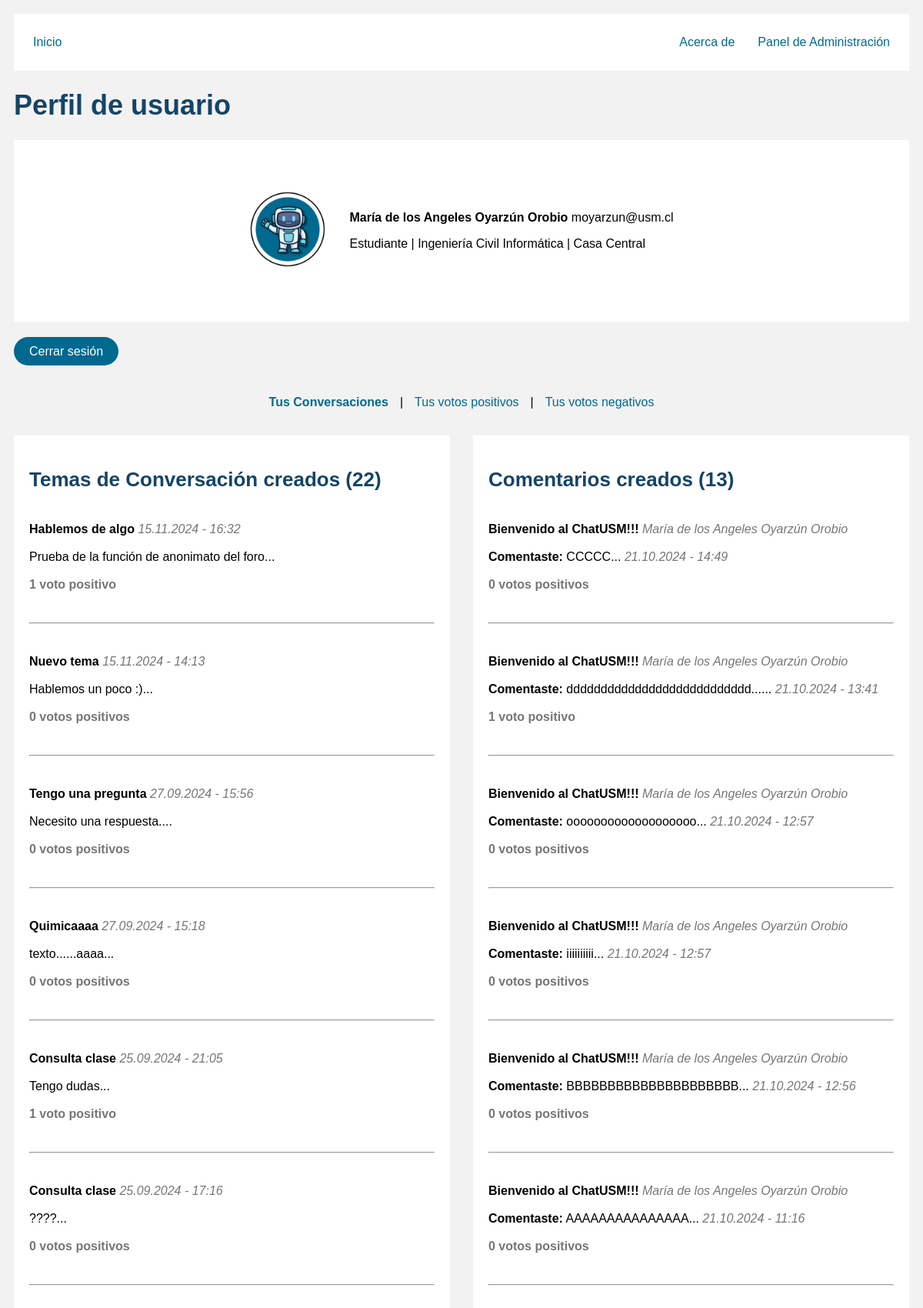
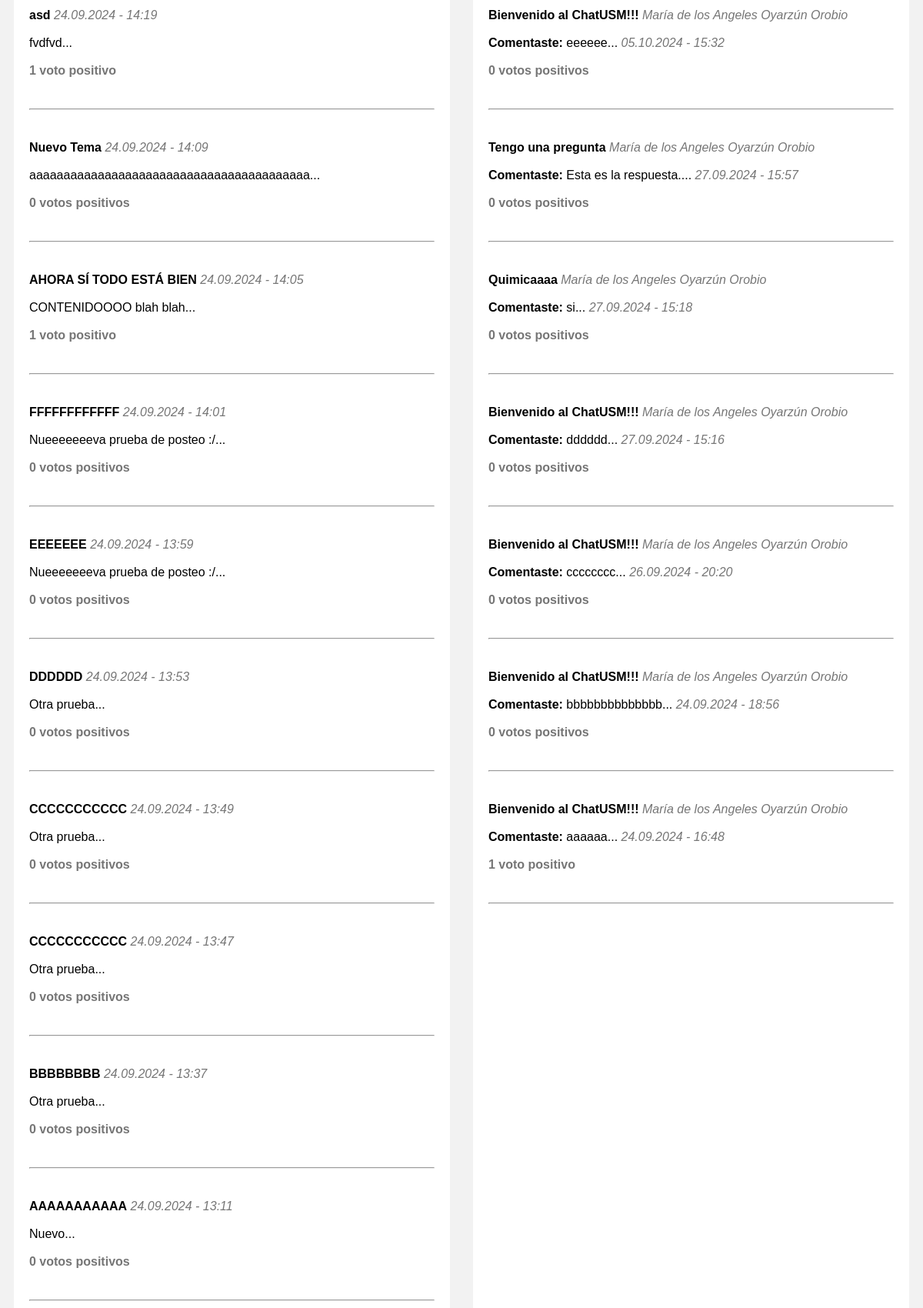
The page /accounts/profile/ (signed in, upper part) on the database its author committed (2 pictures, top to bottom).
### foro/models.py (models this page shows, shortened)
class Usuario(AbstractUser ):
    username = models.EmailField(unique=True, null=True, blank=True)
    nombre = models.CharField(max_length=50, default='Nombre')
    apellido = models.CharField(max_length=100, default='ApellidoPaterno ApellidoMaterno')
    tipo = models.ForeignKey(TipoUsuario, on_delete=models.CASCADE, null=True, blank=True)
    sede = models.ForeignKey(Sede, on_delete=models.CASCADE, null=True, blank=True)
    carrera = models.ForeignKey(Carrera, on_delete=models.CASCADE, null=True, blank=True)
    categoria = models.ForeignKey(Categoria, on_delete=models.CASCADE, null=True, blank=True)
    def __str__(self):
        return f"{self.nombre} {self.apellido}"

class TipoUsuario(models.Model):
    nombre = models.CharField(max_length=100, unique=True)
    def __str__(self):
        return self.nombre

class Carrera(models.Model):
    nombre = models.CharField(max_length=225, unique=True)
    def __str__(self):
        return self.nombre

class Sede(models.Model):
    nombre = models.CharField(max_length=100, unique=True)
    def __str__(self):
        return self.nombre

class Tema(models.Model):
    titulo = models.CharField(max_length=100)
    contenido = models.TextField()
    categoria = models.ForeignKey(Categoria, related_name='temas', on_delete=models.CASCADE)
    autor = models.ForeignKey(settings.AUTH_USER_MODEL, on_delete=models.CASCADE)
    anonimo = models.BooleanField(default=False)
    fecha_creacion = models.DateTimeField(auto_now_add=True)
    si = models.PositiveIntegerField(default=0)
    no = models.PositiveIntegerField(default=0)

class Comentario(models.Model):
    tema = models.ForeignKey('Tema', related_name='comentarios', on_delete=models.CASCADE)
    autor = models.ForeignKey(settings.AUTH_USER_MODEL, on_delete=models.CASCADE)
    contenido = models.TextField()
    fecha_creacion = models.DateTimeField(auto_now_add=True)
    parent = models.ForeignKey('self', null=True, blank=True, related_name='respuestas', on_delete=models.CASCADE)
    si = models.PositiveIntegerField(default=0)
    no = models.PositiveIntegerField(default=0)

### foro/views.py (the view)
# urls.py: path('accounts/profile/', views.perfil, name='perfil'),
@login_required
def perfil(request):
    user = request.user
    temas_creados = Tema.objects.filter(autor=user).order_by('-fecha_creacion')
    comentarios_creados = Comentario.objects.filter(autor=user).order_by('-fecha_creacion')
    cant_temas = temas_creados.count()
    cant_comentarios = comentarios_creados.count()
    context = {
        'user': user,
        'temas_creados': temas_creados,
        'comentarios_creados': comentarios_creados,
        'cant_temas': cant_temas,
        'cant_comentarios': cant_comentarios
    }
    return render(request, 'perfil.html', context)

### foro/templates/perfil.html (shortened to what this page needs)
{% extends 'base_perfil.html' %}
{% load static %}
{% block content %}
    <h1>Perfil de usuario</h1>
    <div class="info_perfil display_info_perfil">
        <p class="tooltip">
            <a href="{% url 'perfil_editar' user.id %}"><img src="{% static 'imagenes/usuario.png' %}" alt="Foto de {{ user.email}}" style="width: 100px; height: auto;"></a>
        </p>
        <div class="box_info">
            <p><b>{{ user.nombre }} {{ user.apellido }}</b> {{ user.email }}</p>
            <p>{{ user.tipo }}
            {% if user.tipo.nombre == "Profesor" %}
                | {{ user.categoria }}
            {% elif user.tipo.nombre == "Estudiante" %}
                | {{ user.carrera }}
            {% endif %}
            | {{ user.sede }}</p>
        </div>
    </div>
    <p class="separador"><a class="boton" href="{% url 'logout' %}">Cerrar sesión</a></p>
    <p class="display_info_perfil">
    <a class="link_header" href="{% url 'perfil' %}"> <b class="link">Tus Conversaciones</b></a> |
    <a class="link_header" href="{% url 'perfil_votos_si' %}">Tus votos positivos</a> |
    <a class="link_header" href="{% url 'perfil_votos_no' %}">Tus votos negativos</a></p>
    <div class="display_perfil">
        <div class="centrar_foro_b">
            <h2>Temas de Conversación creados ({{cant_temas}})</h2>
            {% if temas_creados %}
                <ul>
                    {% for tema in temas_creados %}
                        <li class="comentario_box">
                            <a class="tema" href="{% url 'tema_solicitud' tema.id %}"><b>{{ tema.titulo }}</b>
                            <i class="detalles">{{ tema.fecha_creacion|date:"d.m.Y - H:i" }}</i>
                            <br><br>{{ tema.contenido|truncatechars:150 }}...
                            <br><br>
                            {% if tema.si == 1 %}
                                <b class="detalles">{{ tema.si }} voto positivo</b>
                            {% else %}
                                <b class="detalles">{{ tema.si }} votos positivos</b>
                            {% endif %}</a>
                        </li>
                        <hr>
                    {% endfor %}
                </ul>
            {% else %}
                <p>Todavía no has creado ningún Tema de Conversación.</p>
            {% endif %}
        </div>
        <div class="centrar_foro_b box_info">
            <h2>Comentarios creados ({{cant_comentarios}})</h2>
            {% if comentarios_creados %}
                <ul>
                    {% for comentario in comentarios_creados %}
                        <li class="comentario_box">
                            <a class="tema" href="{% url 'tema_solicitud' comentario.tema.id %}"><b>{{ comentario.tema.titulo }}</b>
                            <i class="detalles">{{ comentario.tema.autor }}</i>
                            <br><br><b>Comentaste:</b> {{ comentario.contenido|truncatechars:150 }}... <i class="detalles">{{ comentario.fecha_creacion|date:"d.m.Y - H:i" }}</i>
                            <br><br>
                            {% if comentario.si == 1 %}
                                <b class="detalles">{{ comentario.si }} voto positivo</b>
                            {% else %}
                                <b class="detalles">{{ comentario.si }} votos positivos</b>
                            {% endif %}</p></a>
                        </li>
                        <hr>
                    {% endfor %}
                </ul>
            {% else %}
                <p>Todavía no has Comentado.</p>
            {% endif %}
        </div>
    </div>
    <br>
{% endblock %}

### foro/static/css/styles.css (style rules this page uses)
.link_header { text-decoration: none; color: #00698f; margin: 18px 15px; }
body { padding: 10px; background-color: #f2f2f2; font-family: Arial, sans-serif; }
h1 { color: #154466; font-size: 36px; }
h2 { color: #154466; font-size: 26px; }
ul { list-style: none; padding: 0; margin: 0; }
.boton { background-color: #00698f; color: #fff; padding: 10px 20px; border: none; border-radius: 25px; text-decoration: none; }
.separador { margin: 30px 0; }
.detalles { text-decoration: none; color: #767676 }
.link { text-decoration: none; color: #00698f; }
.tema { text-decoration: none; color: #000000; }
.centrar_foro_b { align-items: center; justify-content: center; margin: 0 auto; width: 100%; max-width: 800px; padding: 20px 20px; background-color: #ffffff }
.comentario_box { margin: 40px auto; }
.info_perfil { margin: 20px 0; padding: 50px 0; background-color: #ffffff }
.display_info_perfil { display: flex; justify-content: center; align-items: center; width: 100%; }
.box_info { margin-left: 30px; }
.tooltip { position: relative; display: inline-block; }
.display_perfil { display: flex; }

### rows shown on the page
Usuario: nombre "María de los Angeles", apellido "Oyarzún Orobio", email "moyarzun@usm.cl", tipo "Estudiante", carrera "Ingeniería Civil Informática", sede "Casa Central"
Tema: titulo "Hablemos de algo", fecha_creacion "15.11.2024 - 16:32", contenido "Prueba de la función de anonimato del foro", si "1"
Tema: titulo "Nuevo tema", fecha_creacion "15.11.2024 - 14:13", contenido "Hablemos un poco :)", si "0"
Tema: titulo "Tengo una pregunta", fecha_creacion "27.09.2024 - 15:56", contenido "Necesito una respuesta.", si "0"
Tema: titulo "Quimicaaaa", fecha_creacion "27.09.2024 - 15:18", contenido "texto......aaaa", si "0"
Tema: titulo "Consulta clase", fecha_creacion "25.09.2024 - 21:05", contenido "Tengo dudas", si "1"
Tema: titulo "Consulta clase", fecha_creacion "25.09.2024 - 17:16", contenido "????", si "0"
Tema: titulo "asd", fecha_creacion "24.09.2024 - 14:19", contenido "fvdfvd", si "1"
Tema: titulo "Nuevo Tema", fecha_creacion "24.09.2024 - 14:09", contenido "aaaaaaaaaaaaaaaaaaaaaaaaaaaaaaaaaaaaaaaaa", si "0"
Tema: titulo "AHORA SÍ TODO ESTÁ BIEN", fecha_creacion "24.09.2024 - 14:05", contenido "CONTENIDOOOO blah blah", si "1"
Tema: titulo "FFFFFFFFFFFF", fecha_creacion "24.09.2024 - 14:01", contenido "Nueeeeeeeva prueba de posteo :/", si "0"
Tema: titulo "EEEEEEE", fecha_creacion "24.09.2024 - 13:59", contenido "Nueeeeeeeva prueba de posteo :/", si "0"
Tema: titulo "DDDDDD", fecha_creacion "24.09.2024 - 13:53", contenido "Otra prueba", si "0"
Tema: titulo "CCCCCCCCCCC", fecha_creacion "24.09.2024 - 13:49", contenido "Otra prueba", si "0"
Tema: titulo "CCCCCCCCCCC", fecha_creacion "24.09.2024 - 13:47", contenido "Otra prueba", si "0"
Tema: titulo "BBBBBBBB", fecha_creacion "24.09.2024 - 13:37", contenido "Otra prueba", si "0"
Tema: titulo "AAAAAAAAAAA", fecha_creacion "24.09.2024 - 13:11", contenido "Nuevo", si "0"
Comentario: tema.titulo "Bienvenido al ChatUSM!!!", tema.autor "María de los Angeles Oyarzún Orobio", contenido "CCCCC", fecha_creacion "21.10.2024 - 14:49", si "0"
Comentario: tema.titulo "Bienvenido al ChatUSM!!!", tema.autor "María de los Angeles Oyarzún Orobio", contenido "ddddddddddddddddddddddddddd...", fecha_creacion "21.10.2024 - 13:41", si "1"
Comentario: tema.titulo "Bienvenido al ChatUSM!!!", tema.autor "María de los Angeles Oyarzún Orobio", contenido "ooooooooooooooooooo", fecha_creacion "21.10.2024 - 12:57", si "0"
Comentario: tema.titulo "Bienvenido al ChatUSM!!!", tema.autor "María de los Angeles Oyarzún Orobio", contenido "iiiiiiiiii", fecha_creacion "21.10.2024 - 12:57", si "0"
Comentario: tema.titulo "Bienvenido al ChatUSM!!!", tema.autor "María de los Angeles Oyarzún Orobio", contenido "BBBBBBBBBBBBBBBBBBBBB", fecha_creacion "21.10.2024 - 12:56", si "0"
Comentario: tema.titulo "Bienvenido al ChatUSM!!!", tema.autor "María de los Angeles Oyarzún Orobio", contenido "AAAAAAAAAAAAAAA", fecha_creacion "21.10.2024 - 11:16", si "0"
Comentario: tema.titulo "Bienvenido al ChatUSM!!!", tema.autor "María de los Angeles Oyarzún Orobio", contenido "eeeeee", fecha_creacion "05.10.2024 - 15:32", si "0"
Comentario: tema.titulo "Tengo una pregunta", tema.autor "María de los Angeles Oyarzún Orobio", contenido "Esta es la respuesta.", fecha_creacion "27.09.2024 - 15:57", si "0"
Comentario: tema.titulo "Quimicaaaa", tema.autor "María de los Angeles Oyarzún Orobio", contenido "si", fecha_creacion "27.09.2024 - 15:18", si "0"
Comentario: tema.titulo "Bienvenido al ChatUSM!!!", tema.autor "María de los Angeles Oyarzún Orobio", contenido "dddddd", fecha_creacion "27.09.2024 - 15:16", si "0"
Comentario: tema.titulo "Bienvenido al ChatUSM!!!", tema.autor "María de los Angeles Oyarzún Orobio", contenido "cccccccc", fecha_creacion "26.09.2024 - 20:20", si "0"
Comentario: tema.titulo "Bienvenido al ChatUSM!!!", tema.autor "María de los Angeles Oyarzún Orobio", contenido "bbbbbbbbbbbbbb", fecha_creacion "24.09.2024 - 18:56", si "0"
Comentario: tema.titulo "Bienvenido al ChatUSM!!!", tema.autor "María de los Angeles Oyarzún Orobio", contenido "aaaaaa", fecha_creacion "24.09.2024 - 16:48", si "1"

### other values the page prints
{{ cant_temas }} "22"
{{ cant_comentarios }} "13"
